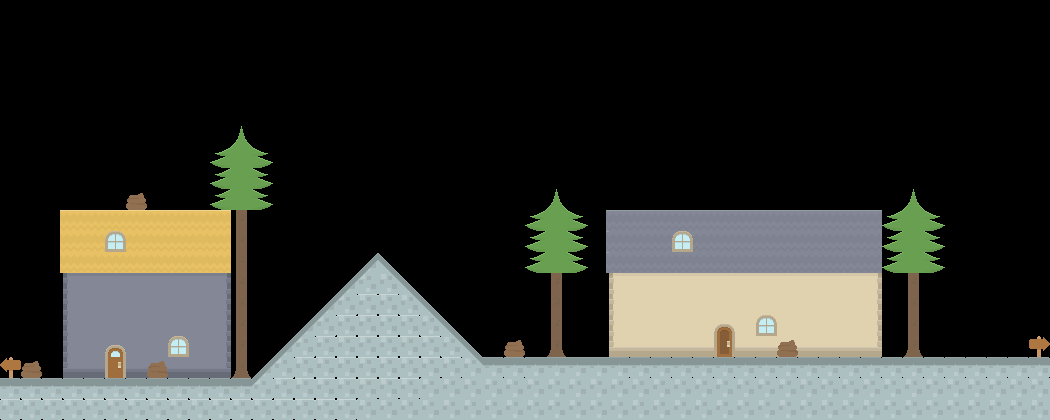

Tiled map render using the project's own tile images. Description and the map definition, with tile-layer contents summarised, below:
An orthogonal 50x20 tile map with 21x21 px tiles, 5 tile layers (ground, background, windows, doors, ...) and 6 objects.

<map version="1.9" tiledversion="1.9.2" orientation="orthogonal" renderorder="right-down" width="50" height="20" tilewidth="21" tileheight="21" infinite="0" nextlayerid="8" nextobjectid="9">
 <tileset firstgid="1" source="platformerart_pixelredux_2.tsx" />
 <layer id="1" name="ground" width="50" height="20">
  <data>[1000 cells, 168 non-empty, 8 distinct tile ids]</data>
 </layer>
 <layer id="3" name="background" width="50" height="20">
  <data>[1000 cells, 212 non-empty, 35 distinct tile ids]</data>
 </layer>
 <layer id="7" name="windows" width="50" height="20">
  <data>[1000 cells, 4 non-empty, 1 distinct tile ids]</data>
 </layer>
 <layer id="2" name="doors" width="50" height="20">
  <data>[1000 cells, 4 non-empty, 4 distinct tile ids]</data>
 </layer>
 <layer id="5" name="poop" width="50" height="20">
  <data>[1000 cells, 2 non-empty, 1 distinct tile ids]</data>
 </layer>
 <objectgroup id="6" name="puppies">
  <object id="2" gid="471" x="203.333" y="377" width="21" height="21">
   <properties>
    <property name="point_value" type="int" value="10" />
   </properties>
  </object>
  <object id="3" gid="471" x="313.333" y="291" width="21" height="21">
   <properties>
    <property name="point_value" type="int" value="10" />
   </properties>
  </object>
  <object id="5" gid="471" x="987.333" y="354.333" width="21" height="21">
   <properties>
    <property name="point_value" type="int" value="10" />
   </properties>
  </object>
  <object id="6" gid="471" x="631.333" y="355.667" width="21" height="21">
   <properties>
    <property name="point_value" type="int" value="10" />
   </properties>
  </object>
  <object id="7" gid="442" x="502.667" y="303.667" width="21" height="21">
   <properties>
    <property name="point_value" type="int" value="20" />
   </properties>
  </object>
  <object id="8" gid="444" x="925.333" y="304.333" width="21" height="21">
   <properties>
    <property name="point_value" type="int" value="20" />
   </properties>
  </object>
 </objectgroup>
</map>
